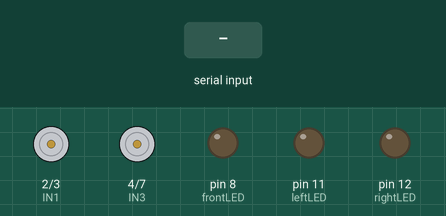
Simulated run of this sketch. Board: Arduino Uno, built with avr-gcc and run on an emulated ATmega328P. Parts: motor-driver pin pairs drawn as motors (green arrow = first pin HIGH = forward, orange = second pin HIGH = backward, longer = more drive, scaled by the enable pin), output pins drawn as LEDs (lit = HIGH). Inputs (shaded band) come from the test bench.

Above: at 1.2 s.
1.3 s: "F" received over Serial
At 1.8 s:
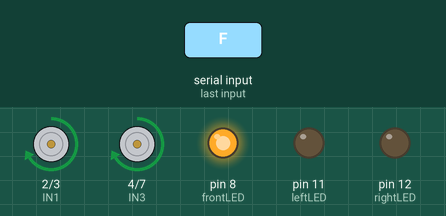
2.8 s: "B" received over Serial
At 3.6 s:
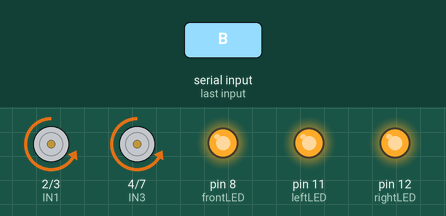
4.3 s: "L" received over Serial
At 4.7 s:
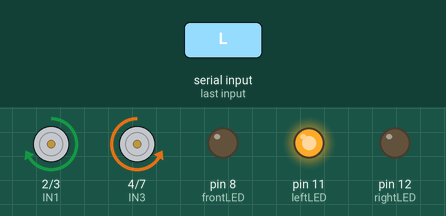
5.8 s: "R" received over Serial
At 7.1 s:
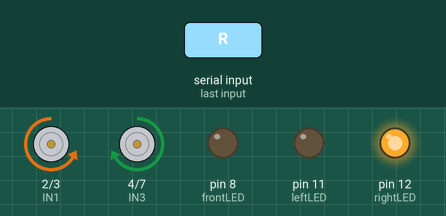
Timing chart, 0 to 8.3 s (numbered marks = the images above; inputs shaded):
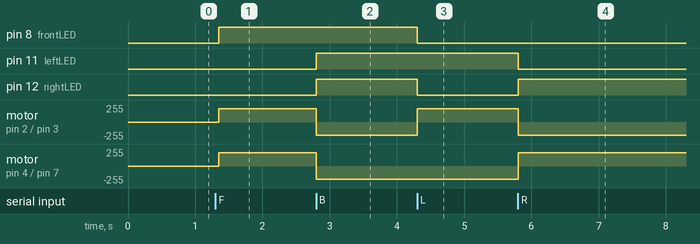

Measured:
- after the input at 1.3 s, pin 8 (frontLED): LOW → HIGH after 0.05 s; motor on pin 2 (IN1) / pin 3 (IN2), motor on pin 4 (IN3) / pin 7 (IN4): stopped → forward 200/255 after 0.05 s
- after the input at 2.8 s, pin 11 (leftLED), pin 12 (rightLED): LOW → HIGH at once; motor on pin 2 (IN1) / pin 3 (IN2), motor on pin 4 (IN3) / pin 7 (IN4): forward 200/255 → backward 200/255 at once
- after the input at 4.3 s, pin 8 (frontLED), pin 12 (rightLED): HIGH → LOW at once; motor on pin 2 (IN1) / pin 3 (IN2): backward 200/255 → forward 200/255 at once
- after the input at 5.8 s, pin 11 (leftLED): HIGH → LOW at once; pin 12 (rightLED): LOW → HIGH at once; motor on pin 2 (IN1) / pin 3 (IN2): forward 200/255 → backward 200/255 at once; motor on pin 4 (IN3) / pin 7 (IN4): backward 200/255 → forward 200/255 at once

The sketch:

main.ino
```cpp
// L298N motor driver pins
const int ENA = 5;  // Enable A - Right Motor
const int ENB = 6;  // Enable B - Left Motor
const int IN1 = 2;  // Right Motor control 1
const int IN2 = 3;  // Right Motor control 2
const int IN3 = 4;  // Left Motor control 1
const int IN4 = 7;  // Left Motor control 2

// LED indicators
const int frontLED = 8;
const int leftLED = 11;
const int rightLED = 12;

// Constants
const int MOTOR_SPEED = 200;  // Motor speed (0-255)

char bluetoothCommand;

void setup() {
  // Initialize Serial for Bluetooth communication
  Serial.begin(9600);

  // Motor control setup
  pinMode(ENA, OUTPUT);
  pinMode(ENB, OUTPUT);
  pinMode(IN1, OUTPUT);
  pinMode(IN2, OUTPUT);
  pinMode(IN3, OUTPUT);
  pinMode(IN4, OUTPUT);

  // LED setup
  pinMode(frontLED, OUTPUT);
  pinMode(leftLED, OUTPUT);
  pinMode(rightLED, OUTPUT);
}

void moveForward() {
  digitalWrite(IN1, HIGH);
  digitalWrite(IN2, LOW);
  digitalWrite(IN3, HIGH);
  digitalWrite(IN4, LOW);
  analogWrite(ENA, MOTOR_SPEED);
  analogWrite(ENB, MOTOR_SPEED);
  digitalWrite(frontLED, HIGH);
  digitalWrite(leftLED, LOW);
  digitalWrite(rightLED, LOW);
}

void moveBackward() {
  digitalWrite(IN1, LOW);
  digitalWrite(IN2, HIGH);
  digitalWrite(IN3, LOW);
  digitalWrite(IN4, HIGH);
  analogWrite(ENA, MOTOR_SPEED);
  analogWrite(ENB, MOTOR_SPEED);
  digitalWrite(frontLED, HIGH);
  digitalWrite(leftLED, HIGH);
  digitalWrite(rightLED, HIGH);
}

void turnLeft() {
  digitalWrite(IN1, HIGH);
  digitalWrite(IN2, LOW);
  digitalWrite(IN3, LOW);
  digitalWrite(IN4, HIGH);
  analogWrite(ENA, MOTOR_SPEED);
  analogWrite(ENB, MOTOR_SPEED);
  digitalWrite(frontLED, LOW);
  digitalWrite(leftLED, HIGH);
  digitalWrite(rightLED, LOW);
}

void turnRight() {
  digitalWrite(IN1, LOW);
  digitalWrite(IN2, HIGH);
  digitalWrite(IN3, HIGH);
  digitalWrite(IN4, LOW);
  analogWrite(ENA, MOTOR_SPEED);
  analogWrite(ENB, MOTOR_SPEED);
  digitalWrite(frontLED, LOW);
  digitalWrite(leftLED, LOW);
  digitalWrite(rightLED, HIGH);
}

void stopMotors() {
  digitalWrite(IN1, LOW);
  digitalWrite(IN2, LOW);
  digitalWrite(IN3, LOW);
  digitalWrite(IN4, LOW);
  analogWrite(ENA, 0);
  analogWrite(ENB, 0);
  digitalWrite(frontLED, LOW);
  digitalWrite(leftLED, LOW);
  digitalWrite(rightLED, LOW);
}

void loop() {
  // Check for Bluetooth commands
  if (Serial.available() > 0) {
    bluetoothCommand = Serial.read();

    // Process commands
    switch (bluetoothCommand) {
      case 'F': // Forward
        moveForward();
        break;
      case 'B': // Backward
        moveBackward();
        break;
      case 'L': // Left
        turnLeft();
        break;
      case 'R': // Right
        turnRight();
        break;
      case 'S': // Stop
        stopMotors();
        break;
    }
  }

  delay(50); // Small delay to prevent overwhelming the serial buffer
}
```
